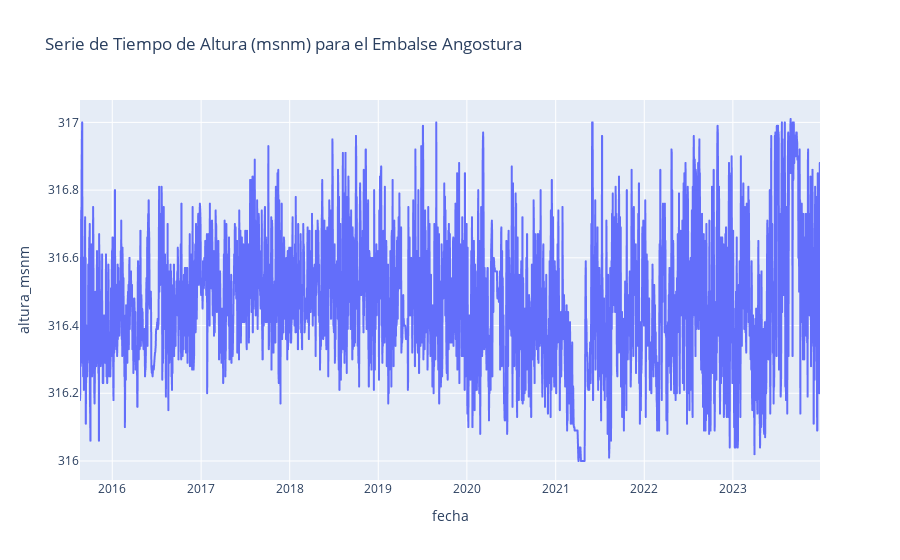

Write notebook code for a chart like this one.
### Markdown cell above
### Embalse Angostura

### Code cell
# Asegúrate de que 'fecha' es una columna de tipo datetime
df_embalse_4['fecha'] = pd.to_datetime(df_embalse_4['fecha'])

# Filtrar para mantener solo los valores donde altura_msnm es mayor a 0
df_embalse_4 = df_embalse_4[df_embalse_4['altura_msnm'] > 0]

# Crear un gráfico de línea para la serie de tiempo
fig = px.line(df_embalse_4, x='fecha', y='altura_msnm', title='Serie de Tiempo de Altura (msnm) para el Embalse Angostura')

# Mostrar el gráfico
fig.show()

### Figure 1 — Plotly figure (JSON) as saved in the notebook; plotly's stock layout.template omitted (floating-point values rounded to 4 significant figures; data arrays with more than 128 entries replaced by an {"elided": "..."} marker saying what was removed)
{"data": [{"hovertemplate": "fecha=%{x}<br>altura_msnm=%{y}<extra></extra>", "legendgroup": "", "line": {"color": "#636efa", "dash": "solid"}, "marker": {"symbol": "circle"}, "mode": "lines", "name": "", "showlegend": false, "type": "scattergl", "x": {"elided": "3050 str values"}, "xaxis": "x", "y": {"elided": "3050 float values"}, "yaxis": "y"}], "layout": {"legend": {"tracegroupgap": 0}, "title": {"text": "Serie de Tiempo de Altura (msnm) para el Embalse Angostura"}, "xaxis": {"anchor": "y", "domain": [0, 1], "title": {"text": "fecha"}}, "yaxis": {"anchor": "x", "domain": [0, 1], "title": {"text": "altura_msnm"}}}}
